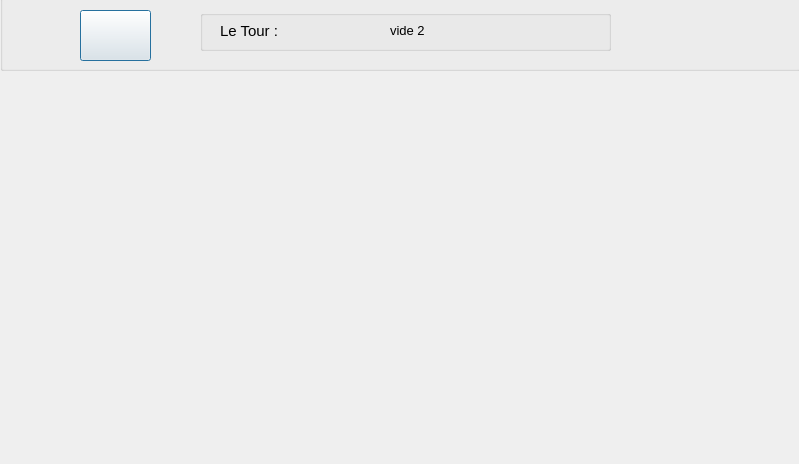
<?xml version="1.0" encoding="UTF-8"?>
<ui version="4.0">
 <class>ia</class>
 <widget class="QDialog" name="ia">
  <property name="geometry">
   <rect>
    <x>0</x>
    <y>0</y>
    <width>799</width>
    <height>464</height>
   </rect>
  </property>
  <property name="windowTitle">
   <string>IA V1</string>
  </property>
  <widget class="QGroupBox" name="groupBox">
   <property name="geometry">
    <rect>
     <x>0</x>
     <y>-20</y>
     <width>801</width>
     <height>91</height>
    </rect>
   </property>
   <property name="title">
    <string>GroupBox</string>
   </property>
   <widget class="QPushButton" name="pushButton1">
    <property name="geometry">
     <rect>
      <x>80</x>
      <y>30</y>
      <width>71</width>
      <height>51</height>
     </rect>
    </property>
    <property name="font">
     <font>
      <pointsize>14</pointsize>
     </font>
    </property>
    <property name="text">
     <string/>
    </property>
   </widget>
   <widget class="QGroupBox" name="groupBox_2">
    <property name="geometry">
     <rect>
      <x>200</x>
      <y>30</y>
      <width>411</width>
      <height>41</height>
     </rect>
    </property>
    <property name="title">
     <string/>
    </property>
    <widget class="QLabel" name="labeltour">
     <property name="geometry">
      <rect>
       <x>20</x>
       <y>10</y>
       <width>131</width>
       <height>21</height>
      </rect>
     </property>
     <property name="font">
      <font>
       <pointsize>11</pointsize>
      </font>
     </property>
     <property name="text">
      <string>Le Tour :</string>
     </property>
    </widget>
    <widget class="QLabel" name="labelechec">
     <property name="geometry">
      <rect>
       <x>190</x>
       <y>10</y>
       <width>131</width>
       <height>21</height>
      </rect>
     </property>
     <property name="font">
      <font>
       <pointsize>10</pointsize>
      </font>
     </property>
     <property name="text">
      <string>vide 2</string>
     </property>
    </widget>
   </widget>
  </widget>
 </widget>
 <resources/>
 <connections/>
</ui>
